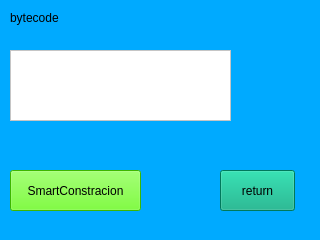
<?xml version="1.0" encoding="UTF-8"?>
<ui version="4.0">
 <class>contract</class>
 <widget class="QWidget" name="contract">
  <property name="geometry">
   <rect>
    <x>0</x>
    <y>0</y>
    <width>320</width>
    <height>240</height>
   </rect>
  </property>
  <property name="minimumSize">
   <size>
    <width>240</width>
    <height>240</height>
   </size>
  </property>
  <property name="maximumSize">
   <size>
    <width>320</width>
    <height>320</height>
   </size>
  </property>
  <property name="windowTitle">
   <string>Form</string>
  </property>
  <property name="styleSheet">
   <string notr="true">background-color: rgb(0, 170, 255);</string>
  </property>
  <widget class="QPushButton" name="pushButton">
   <property name="geometry">
    <rect>
     <x>10</x>
     <y>170</y>
     <width>131</width>
     <height>41</height>
    </rect>
   </property>
   <property name="styleSheet">
    <string notr="true">background-color: rgb(85, 255, 0);</string>
   </property>
   <property name="text">
    <string>SmartConstracion</string>
   </property>
  </widget>
  <widget class="QPushButton" name="pushButton_return">
   <property name="geometry">
    <rect>
     <x>220</x>
     <y>170</y>
     <width>75</width>
     <height>41</height>
    </rect>
   </property>
   <property name="styleSheet">
    <string notr="true">background-color: rgb(0, 170, 127);</string>
   </property>
   <property name="text">
    <string>return</string>
   </property>
  </widget>
  <widget class="QLabel" name="label">
   <property name="geometry">
    <rect>
     <x>10</x>
     <y>10</y>
     <width>81</width>
     <height>16</height>
    </rect>
   </property>
   <property name="text">
    <string>bytecode</string>
   </property>
  </widget>
  <widget class="QTextEdit" name="textEdit">
   <property name="geometry">
    <rect>
     <x>10</x>
     <y>50</y>
     <width>221</width>
     <height>71</height>
    </rect>
   </property>
   <property name="styleSheet">
    <string notr="true">background-color: rgb(255, 255, 255);</string>
   </property>
  </widget>
 </widget>
 <resources/>
 <connections/>
</ui>
